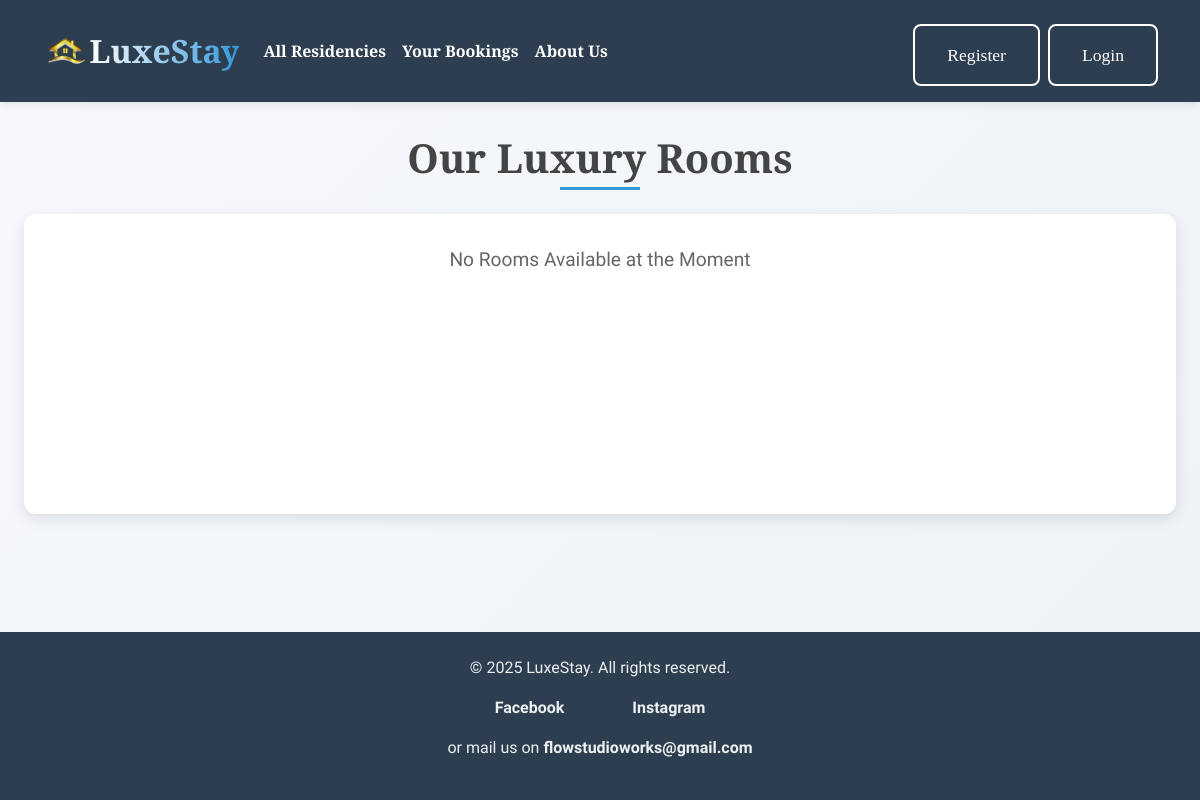
Page /working/rooms-user/28 on the earlier database version.
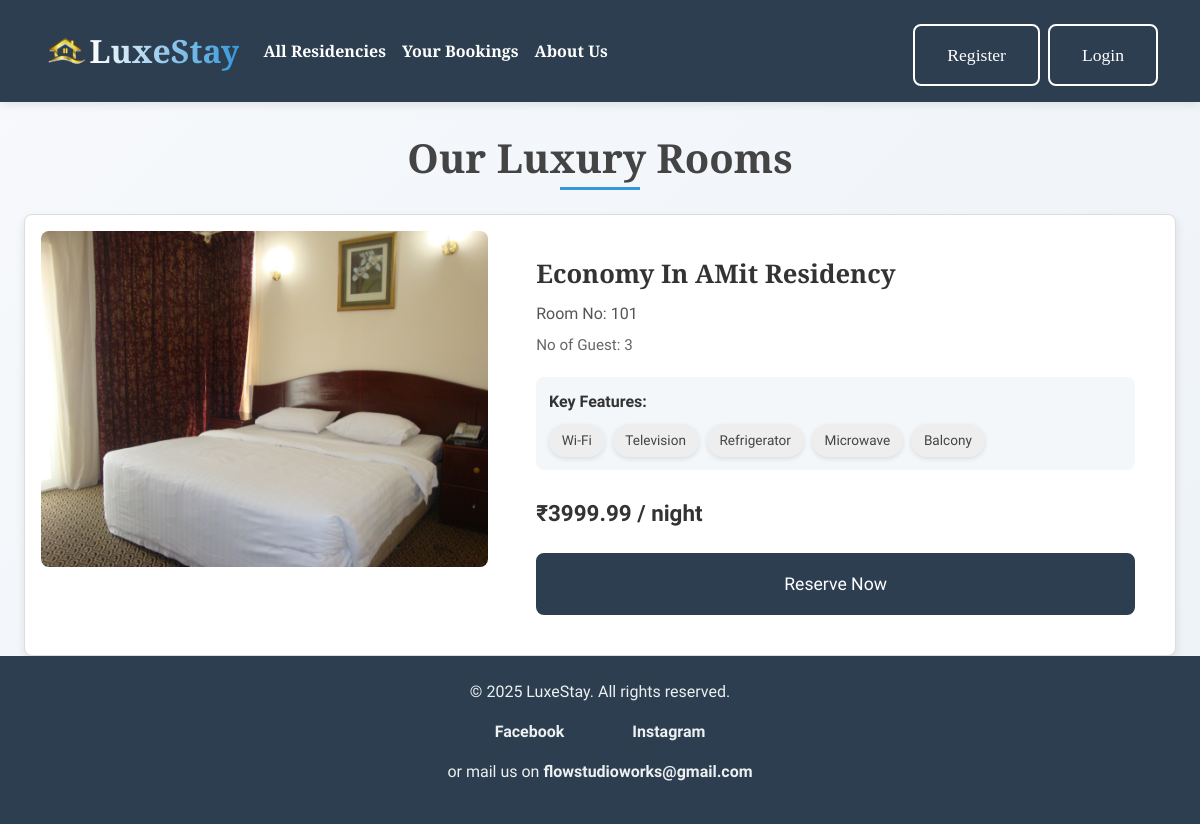
Same page on the later database version.
### working/models.py (models this page shows, shortened)
class Room_details(models.Model):
    residency=models.ForeignKey(Residency,on_delete=models.CASCADE,null=False,blank=False)
    room_type=models.ForeignKey(Room_type,on_delete=models.CASCADE,null=False,blank=False)
    room_no=models.CharField(max_length=10,null=False,blank=False)
    picture=models.ImageField(upload_to="images/residency/roomimages")
    key_features=models.CharField(max_length=200)
    max_guest=models.SmallIntegerField(default=3)
    price_per_night=models.DecimalField(max_digits=10, decimal_places=2,null=False,blank=False)
    no_new=models.BooleanField(default=False)
    disable=models.BooleanField(default=False)
    class Meta:
        unique_together=("residency","room_no")

class Room_type(models.Model):
    residency=models.ForeignKey(Residency,on_delete=models.CASCADE,null=False,blank=False)
    type_name=models.CharField(max_length=30,choices=TYPE_NAME_CHOICE, default="Queen")
    class Meta:
        unique_together=("residency","type_name")
    def __str__(self):
        return f"{self.type_name} In {self.residency.name}"

class Residency(models.Model):
    name=models.CharField(max_length=30,null=False,blank=False)
    logo=models.ImageField(upload_to="images/residency/logo")
    area = models.CharField(max_length=50,default="",null=False)
    city = models.CharField(max_length=50,default="",null=False)
    state = models.CharField(max_length=50,choices=STATE_CHOICES,default="Maharashtra",null=False)
    country = models.CharField(max_length=50,default="",null=False)
    created_by=models.ForeignKey(Guest,on_delete=models.CASCADE)
    manage_name=models.CharField(max_length=40,null=False,blank=False)
    contact_no=models.CharField(max_length=10,null=False,blank=False)
    class Meta:
        unique_together=("name","area")

### working/views.py (the view)
# urls.py: path('rooms-user/<int:residency_id>',views.rooms_by_residency_foruser,name="rooms_of_residency_for_user"),
def rooms_by_residency_foruser(request,residency_id):
    dis=[]
    rooms=Room_details.objects.filter(residency__id=residency_id)
    for room in rooms:
        cleaned_features = room.key_features.strip("[]").strip()
        room.key_features_list = [feature.strip() for feature in cleaned_features.split(",")]
        if room.no_new==True:
            dis.append(room.id)
    return render(request,'working/all_roomsforuser.html',{'rooms':rooms,"res":residency_id,"dis":dis})

### working/templates/working/all_roomsforuser.html (shortened to what this page needs)
{% extends 'base.html' %}
{% block content %}
<h1>Our Luxury Rooms</h1>
<div class="container" id="room_n">
    {% if rooms %}
        {% for ro in rooms %}
            {% if ro.id not in dis %}
            <div class="main">
                {% if ro.picture %}
                <div class="imgdiv">
                    <img class="img" src="{{ ro.picture.url }}" alt="{{ ro.room_type }}">
                </div>
                {% endif %}
                <div class="info">
                    <p class="name">{{ ro.room_type }}</p>
                    <p class="loc">Room No: {{ ro.room_no }}</p>
                    <p class="coun">No of Guest: {{ ro.max_guest }}</p>
                    <div class="features">
                        <p class="features-title">Key Features:</p>
                        <div class="features-list">
                            {% if ro.key_features_list %}
                                {% for feature in ro.key_features_list %}
                                    <span class="feature">{{ feature }}</span>
                                {% endfor %}
                            {% else %}
                                <span class="feature">No features available</span>
                            {% endif %}
                        </div>
                    </div>
                    <p class="price">₹{{ ro.price_per_night }} / night</p>
                    <a class="btn" href="{% url 'final_booking_rooms' ro.id %}">Reserve Now</a>
                </div>
            </div>
            {% endif %}
        {% endfor %}
    {% else %}
        <div class="empty">
            <p>No Rooms Available at the Moment</p>
        </div>
    {% endif %}
</div>
{% endblock %}

### templates/base.html (shortened to what this page needs)
{% load static %}
<!doctype html>
<html lang="en">
<head>
    <link href="https://cdn.jsdelivr.net/npm/bootstrap@5.3.3/dist/css/bootstrap.min.css" rel="stylesheet">
    <link href="{% static 'css/style.css' %}" rel="stylesheet">
</head>
<body>
    <nav id="Head" class="navbar navbar-expand-lg">
        <div class="container">
            <img src="{% static 'Images/logo.png' %}" alt="LuxeStay Logo" height="50px">
            <a class="navbar-brand" href="{% url 'index' %}">LuxeStay</a>
            <div class="collapse navbar-collapse" id="navbarNav">
                <ul class="navbar-nav me-auto">
                    <li class="nav-item">
                        <a class="nav-link" href="{% url 'allResidency' %}">All Residencies</a>
                    </li>
                    <li class="nav-item">
                        <a class="nav-link" href="{% url 'upcoming' %}">Your Bookings</a>
                    </li>
                    <li class="nav-item">
                        <a class="nav-link" href="{% url 'about' %}">About Us</a>
                    </li>
                </ul>
                <div class="d-flex align-items-center">
                    {% if request.user.is_authenticated %}
                        <span style="margin-right: 15%; color:black;" class="welcome-text">Welcome {{ request.user.username }}</span>
                        <a href="{% url 'logout' %}" class="btn btn-outline-light">Logout</a>
                    {% else %}
                        <a href="{% url 'choice' %}" class="btn btn-outline-light me-2">Register</a>
                        <a href="{% url 'login' %}" class="btn btn-outline-light">Login</a>
                    {% endif %}
                </div>
            </div>
        </div>
    </nav>
    {% block content %}{% endblock %}
<footer id="foot">
    <div class="container-foot">
        <p>© 2025 LuxeStay. All rights reserved.</p>
        <p>
            <a href="https://www.facebook.com/vasi.sayed.58" target="_blank">Facebook</a>
            <a href="https://www.instagram.com/iamvasi.__/" target="_blank">Instagram</a>
        </p>
        <p>or mail us on <strong>flowstudioworks@gmail.com</strong></p>
    </div>
</footer>
</body>
</html>

### static/css/style.css (style rules this page uses)
:root { --primary: #8b5cf6; --primary-dark: #6d28d9; --secondary: #f3f4f6; --accent: #fbbf24; --text: #1f2937; --bg-gradient: linear-gradient(135deg, #8b5cf6, #6d28d9); }
body { font-family: 'Plus Jakarta Sans', sans-serif; background: #fafafa; }
#Head { background: var(--bg-gradient); padding: 1.25rem; box-shadow: 0 4px 20px rgba(139, 92, 246, 0.2); }
.navbar-brand { font-size: 2rem; font-weight: 800; background: linear-gradient(to right, #fff, var(--accent)); -webkit-background-clip: text; -webkit-text-fill-color: transparent; }
.nav-link { font-weight: 600; padding: 0.75rem 1.25rem; border-radius: 8px; transition: all 0.4s cubic-bezier(0.4, 0, 0.2, 1); }
.btn { padding: 0.75rem 1.5rem; font-weight: 600; border-radius: 8px; transition: all 0.3s ease; }
#foot { background: var(--bg-gradient); padding: 2.5rem 0; }
#foot a { color: white; font-weight: 600; padding: 0.5rem 1rem; border-radius: 8px; transition: all 0.3s ease; }
.btn-outline-light { border: 2px solid white; font-weight: 600; }

Differences in the rows shown:
added Room_details: picture (picture), room_type "Economy In AMit Residency", room_no "101", max_guest "3", key_features_list "Wi-Fi" "Television" "Refrigerator" "Microwave" "Balcony", price_per_night "3999.99"
Other differences:
text no longer shown: "No Rooms Available at the Moment"
